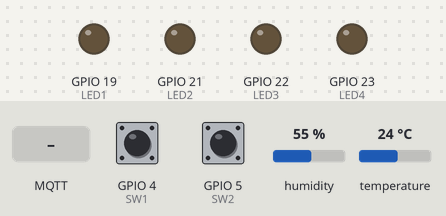
This sketch was run on a simulated ESP32. Shown: output pins drawn as LEDs (lit = HIGH). Inputs (shaded band) come from the test bench; at power-on: GPIO 4 (SW1) HIGH, GPIO 5 (SW2) HIGH, humidity 55 %, temperature 24 °C. WiFi joins after 1.5 s; servers stay silent unless stated; random numbers use the default seed unless the sketch sets one; no MQTT or app messages arrive unless stated; what the sketch prints to the serial monitor is not drawn.

Above: at 2.7 s.
2.8 s: MQTT message "ON" arrives on the first subscribed topic
At 3.7 s:
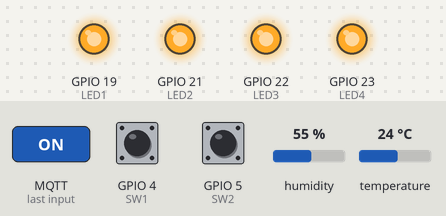
4.3 s: MQTT message "OFF1" arrives on the first subscribed topic
At 4.9 s:
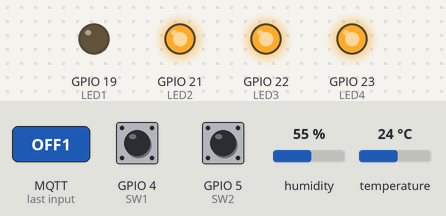
5.8 s: MQTT message "OFF2" arrives on the first subscribed topic
At 7.0 s:
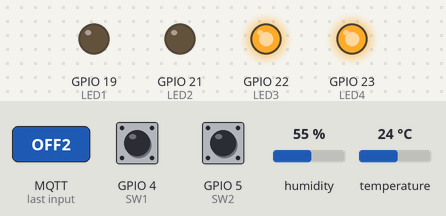
7.3 s: MQTT message "ON1" arrives on the first subscribed topic
At 8.4 s:
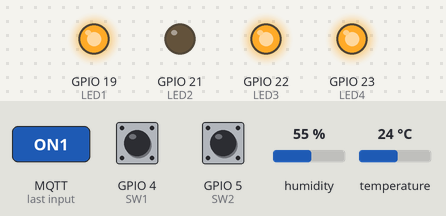
Timing chart, 0 to 10.3 s (numbered marks = the images above; inputs shaded):
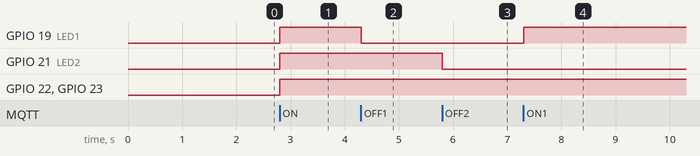

Measured:
- after the input at 2.8 s, GPIO 19 (LED1), GPIO 21 (LED2), GPIO 22 (LED3), GPIO 23 (LED4): LOW → HIGH at once
- after the input at 4.3 s, GPIO 19 (LED1): HIGH → LOW at once
- after the input at 5.8 s, GPIO 21 (LED2): HIGH → LOW at once
- after the input at 7.3 s, GPIO 19 (LED1): LOW → HIGH at once

The sketch:

DHT22_with_MQTTx.ino
```cpp
#include <WiFi.h>
#include <PubSubClient.h>
#include "DHTesp.h"
#define Pin_DHT22 15
const char* ssid = "meow"; //Your Wifi
const char* password = "meowmeow"; //Your Wifi password
const char* mqtt_server = "test.mosquitto.org";
const char* topic1 = "Flow1";
DHTesp dht;
WiFiClient espClient;
PubSubClient client(espClient);
long lastMsg = 0;
char msg[50];
int Counter = 0;
int SW1 = 4;
int SW2 = 5;
int LED1 = 19;
int LED2 = 21;
int LED3 = 22;
int LED4 = 23;
void setup_wifi() {
  delay(10);
  Serial.println();
  Serial.print("Connecting to "); Serial.println(ssid);
  WiFi.begin(ssid, password);
  while (WiFi.status() != WL_CONNECTED) {
    delay(500); Serial.print(".");
  }
  randomSeed(micros());
  Serial.println(""); Serial.println("WiFi connected");
  Serial.println("IP address: "); Serial.println(WiFi.localIP());
}
void reconnect()
{ while (!client.connected()) // Loop until we're reconnected
  { Serial.print("Attempting MQTT connection...");
    String clientId = "ESP32 Client-";
    clientId += String(random(0xffff), HEX); // Create a random client ID
    if (client.connect(clientId.c_str())) // Attempt to connect
    { Serial.println("connected"); // Once connected, publish an announcement...
      client.publish(topic1, "Hello World Akki"); // ... and resubscribe
      client.subscribe(topic1);
    }
    else
    { Serial.print("failed, rc=");
      Serial.print(client.state());
      Serial.println(" try again in 5 seconds");
      delay(5000);
    }
  }
}
void callback(char* topic, byte* payload, unsigned int length)
{ char myPayLoad[50];
  Serial.print("Message arrived [");
  Serial.print(topic1);
  Serial.print("] ");
  for (int i = 0; i < length; i++)
  { Serial.print((char)payload[i]);
    myPayLoad[i] = payload[i];
    myPayLoad[i + 1] = '\0'; // End of String
  }
  Serial.print("\n ---> "); Serial.println(myPayLoad);
  myPayLoad[4] = '\0'; // String lessthan 4 Charector
  if ((String)myPayLoad == "ON")
  { digitalWrite(LED1, HIGH);
    digitalWrite(LED2, HIGH);
    digitalWrite(LED3, HIGH);
    digitalWrite(LED4, HIGH);
  }
  if ((String)myPayLoad == "ON1") {
    digitalWrite(LED1, HIGH);
  }
  if ((String)myPayLoad == "ON2") {
    digitalWrite(LED2, HIGH);
  }
  if ((String)myPayLoad == "ON3") {
    digitalWrite(LED3, HIGH);
  }
  if ((String)myPayLoad == "ON4") {
    digitalWrite(LED4, HIGH);
  }
  if ((String)myPayLoad == "OFF")
  { digitalWrite(LED1, LOW); digitalWrite(LED2, LOW);
    digitalWrite(LED3, LOW); digitalWrite(LED4, LOW);
  }
  if ((String)myPayLoad == "OFF1") {
    digitalWrite(LED1, LOW);
  }
  if ((String)myPayLoad == "OFF2") {
    digitalWrite(LED2, LOW);
  }
  if ((String)myPayLoad == "OFF3") {
    digitalWrite(LED3, LOW);
  }
  if ((String)myPayLoad == "OFF4") {
    digitalWrite(LED4, LOW);
  }
}
void setup()
{ Serial.begin(115200);
  pinMode(LED1, OUTPUT);
  pinMode(LED2, OUTPUT);
  pinMode(LED3, OUTPUT);
  pinMode(LED4, OUTPUT);
  pinMode(SW1, INPUT_PULLUP);
  pinMode(SW2, INPUT_PULLUP);
  dht.setup(Pin_DHT22, DHTesp::DHT22);
  setup_wifi();
  client.setServer(mqtt_server, 1883);
  client.setCallback(callback);
}
void loop()
{ if (!client.connected()) reconnect();
  { client.loop();
    if (digitalRead(SW1) == 0)
    { client.loop();
      snprintf (msg, 75, "Alert!!! The temperature is too high.");
      Serial.print("Publish message: ");
      Serial.println(msg);
      client.publish(topic1, msg);
      while (digitalRead(SW1) == 0);
      delay(100);
    }
    if (digitalRead(SW2) == 0)
    { client.loop();
      snprintf (msg, 75, "Alert !!! There are suspicious people in the area.");
      Serial.print("Publish message: ");
      Serial.println(msg);
      client.publish(topic1, msg);
      while (digitalRead(SW2) == 0);
      delay(100);
    }
  }
  long now = millis();
  if (now - lastMsg > 5000)
  { lastMsg = now;
    float humid = dht.getHumidity();
    float tempp = dht.getTemperature();
    snprintf (msg, 75, "Tempp: %.2f'C Humid: %.2f%%", tempp, humid);
    Serial.print("Publish message: ");
    Serial.println(msg);
    client.publish(topic1, msg);
  }
}
```
